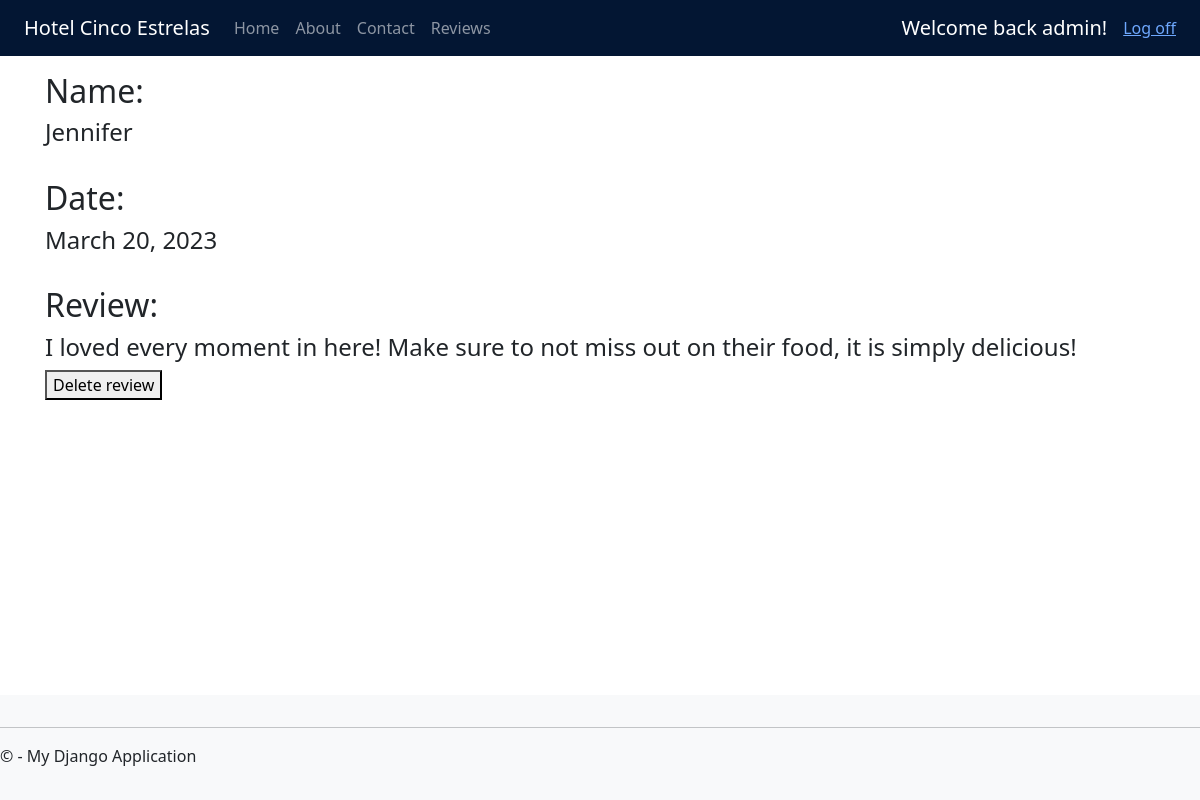
/functionalities/admin/reviews/1/ (signed in), run on the app's committed database.
### app/models.py (models this page shows, shortened)
class User(models.Model):
    name = models.CharField(max_length=100)
    email = models.EmailField(max_length=100, unique=True)
    password = models.CharField(max_length=20)
    phone = models.CharField(max_length=9)
    address = models.CharField(max_length=100)
    birthdate = models.DateField()
    rooms = models.ManyToManyField('Room', through='Booking')
    objects = UserManager()

class Review(models.Model):
    user = models.ForeignKey(User, on_delete=models.CASCADE)
    review = models.CharField(max_length=500, null=False)
    date = models.DateField(null=False)
    rating = models.PositiveIntegerField(validators=[MinValueValidator(0), MaxValueValidator(5)], default=0, blank=False, null=False)

### app/views.py (the view)
# urls.py: path('functionalities/admin/reviews/<str:id>/', views.review_info, name='review_info'),
def review_info(request, id):
    if not (request.user.is_authenticated and request.user.is_superuser):
        return redirect('/error_404')
    review = Review.objects.get(id=id)
    if request.method == 'POST':
        review.delete()
        messages.success(request, 'Review deleted successfully')
        return render(request, 'review_info.html')
    else:
        params = {
            'name': review.user.name,
            'date': review.date,
            'review': review.review,
        }
        return render(request, 'review_info.html', params)

### app/templates/review_info.html (shortened to what this page needs)
{% extends "layout.html" %}
{% block content %}
{% if messages %}
    {% for message in messages %}
        <h1>{{ message }}</h1>
    {% endfor %}
    <a href="{% url 'view_reviews' %}">Return to review list</a>
{% else %}
    <h2>Name:
        <h4>{{ name }}</h4>
    </h2><br>
    <h2>Date:
        <h4>{{ date }}</h4>
    </h2><br>
    <h2>Review:
        <h4>{{ review }}</h4>
    </h2>
    <form action="" method="post">
        <button type="submit" name="delete_button" value="delete">Delete review</button>
    </form>
{% endif %}
{% endblock %}

### app/templates/loginpartial.html (shortened to what this page needs)
{% if user.is_authenticated %}
<form id="logoutForm" action="/accounts/logout" method="post" class="navbar-right">
    <ul class="nav navbar-nav navbar-right flex flex-row align-items-center me-4">
        <li><span class="navbar-brand">Welcome back {{ user.username }}!</span></li>
        <li><a href="javascript:document.getElementById('logoutForm').submit()">Log off</a></li>
    </ul>
</form>
{% else %}
<ul class="nav navbar-nav navbar-right me-4">
    <li style="padding-right: 5px"><a href="{% url 'login' %}">Log in</a></li>
    <li><a href="{% url 'register' %}">Register</a></li>
</ul>
{% endif %}

### data on the page
User: name "Jennifer"
Review: date "March 20, 2023", review "I loved every moment in here! Make sure to not miss out on their food, it is simply delicious!"

### other printed values
{{ user.username }} "admin"
